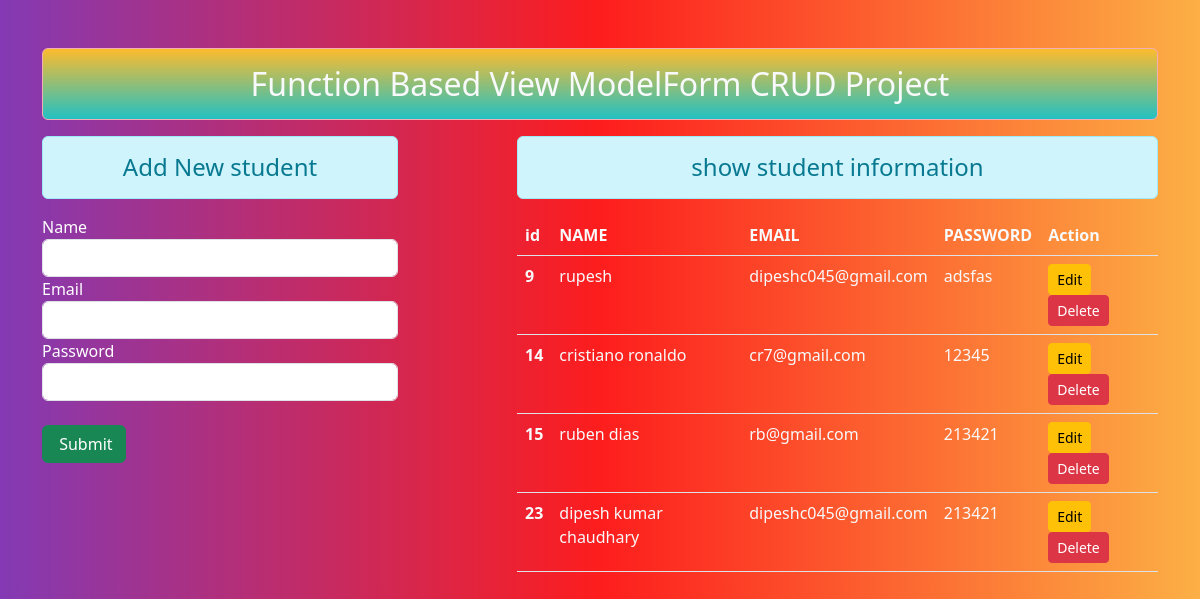
The page / on the database its author committed.
### myapp/models.py (models this page shows)
class User(models.Model):
    name = models.CharField(max_length=50)
    email = models.EmailField(max_length=30)
    password = models.CharField(max_length=20)

### myapp/views.py (the view)
# urls.py: path("",views.entryData ,name='entrydata'),
def entryData(request):
    if request.method == 'POST':
        fm = studentRegistration(request.POST)
        if fm.is_valid():
            n= fm.cleaned_data['name']
            E = fm.cleaned_data['email']
            p= fm.cleaned_data['password']
            print('clean data:', fm.cleaned_data)
            reg= User( name = n,email=E,password=p )
            reg.save()
            fm = studentRegistration()
            messages.add_message(request,messages.SUCCESS,'YOUR DATA IS SUBMITED')
            return render(request, 'myapp/success.html',{'nm':n})
    else:
        fm = studentRegistration()
    stud = User.objects.all()
    return render(request, 'myapp/addandshow.html',{'form':fm,'stu':stud})

### myapp/forms.py
class studentRegistration(forms.ModelForm):
    class Meta:
        model = User
        fields = "__all__"

### myapp/templates/myapp/addandshow.html (shortened to what this page needs)
{% extends "myapp/base.html"%} {% load widget_tweaks %} {% block content%}
<div class="row">
  <div class="col-sm-4">
    <h4 class="text-center alert alert-info">Add New student</h4>
    <form action="" method="post">
       {% for field in form.visible_fields %}
      <div class="form-group ">
        <label for="{{ field.id_for_label }}">{{ field.label }}</label>
        {{ field|add_class:'form-control' }}
      </div>
      {% endfor %}
      <input type="submit" class="btn btn-success mt-4" value=" Submit" />
    </form>
  </div>
  <div class="col-sm-7 offset-1 ">
    <h4 class="text-center alert alert-info">show student information</h4>
    {% if stu %}
    <table class="table table-hover text-light">
      <thead>
        <tr>
          <th scope="col">id</th>
          <th scope="col">NAME</th>
          <th scope="col">EMAIL</th>
          <th scope="col">PASSWORD</th>
          <th scope="col">Action</th>
        </tr>
      </thead>
      <tbody>
        {% for st in stu %}
        <tr>
          <th scope="row">{{st.id}}</th>
          <td>{{st.name}}</td>
          <td>{{st.email}}</td>
          <td>{{st.password}}</td>
          <td>
            <a href="{%url 'Update_data' st.id %}" class="btn btn-warning btn-sm">Edit</a>
            <form action="{% url 'delete_data' st.id %}" method="post" class="d-inline">
              <input type="submit" value="Delete" class="btn btn-danger btn-sm" />
            </form>
          </td>
        </tr>
        {% endfor %}
      </tbody>
    </table>
    {% else %}
    <h4 class="text-center alert alert-warning">NO Records</h4>
    {% endif%}
  </div>
</div>
{% endblock content%}

### myapp/templates/myapp/base.html (shortened to what this page needs)
{% load widget_tweaks %}
<!DOCTYPE html>
{%load static %}
<html lang="en">
<head>
    <link rel="stylesheet" href="{% static 'myapp/css/bootstrap.css' %}">
</head>
<body class="bg-primary text-white" style="background: rgb(131,58,180);
background: linear-gradient(90deg, rgba(131,58,180,1) 0%, rgba(253,29,29,1) 50%, rgba(252,176,69,1) 100%);">
    <div class="container mt-5">
        <h2 class="text-center alert alert-danger text-light"  style="background: rgb(34,193,195);
        background: linear-gradient(0deg, rgba(34,193,195,1) 0%, rgba(253,187,45,1) 100%);">Function Based View ModelForm CRUD Project</h2>
        {% block content %}
        {% endblock content %}
    </div>
</body>
</html>

### rows shown on the page
User: id "9", name "rupesh", email "dipeshc045@gmail.com", password "adsfas"
User: id "14", name "cristiano ronaldo", email "cr7@gmail.com", password "12345"
User: id "15", name "ruben dias", email "rb@gmail.com", password "213421"
User: id "23", name "dipesh kumar chaudhary", email "dipeshc045@gmail.com", password "213421"

### other values the page prints
{{ field.label }} "Name" "Email" "Password"
